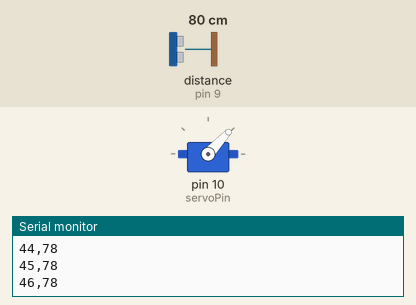
Simulated run of this sketch. Board: Arduino Uno, built with avr-gcc and run on an emulated ATmega328P. On the bench: servo, the last lines printed to the serial monitor. Wiring (inferred from the names in the program): ultrasonic range finder: trigger pin 8; echo pin 9. The test bench sets the inputs (shaded band); at power-on: distance to the obstacle (sensor on pin 9) 80 cm. The echo pulse lasts 58.3 µs per cm.

Above: at 1.2 s.
1.3 s: distance to the obstacle (sensor on pin 9) set to 35 cm
At 1.98 s:
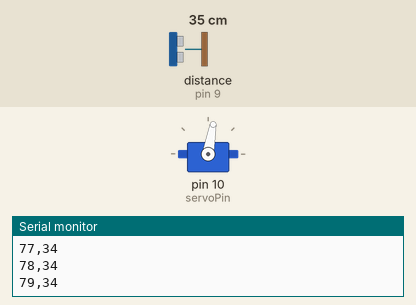
4.3 s: distance to the obstacle (sensor on pin 9) set to 2 cm
At 4.76 s:
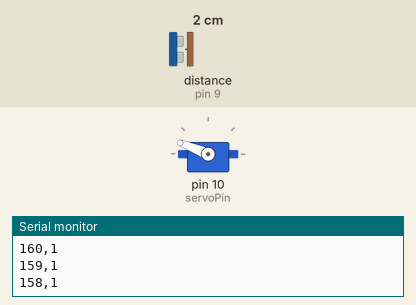
Timing chart, 0 to 13.3 s (numbered marks = the images above; inputs shaded):
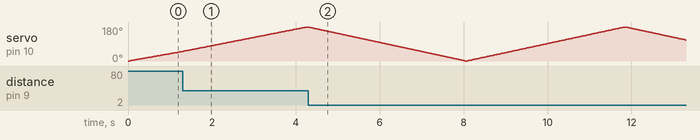

The sketch:

Arduino_Radar.ino
```cpp
#include <Servo.h>

Servo radarServo;

const int trigPin = 8;
const int echoPin = 9;
const int servoPin = 10;

long duration;
int distance;

int getDistance() {

  digitalWrite(trigPin, LOW);
  delayMicroseconds(2);

  digitalWrite(trigPin, HIGH);
  delayMicroseconds(10);

  digitalWrite(trigPin, LOW);

  duration = pulseIn(echoPin, HIGH, 30000);

  if (duration == 0) {
    return 400;
  }

  return duration * 0.034 / 2;
}

void setup() {

  Serial.begin(9600);

  radarServo.attach(servoPin);

  pinMode(trigPin, OUTPUT);
  pinMode(echoPin, INPUT);
}

void loop() {

  for (int angle = 0; angle <= 180; angle++) {

    radarServo.write(angle);
    delay(20);

    distance = getDistance();

    Serial.print(angle);
    Serial.print(",");
    Serial.println(distance);
  }

  for (int angle = 180; angle >= 0; angle--) {

    radarServo.write(angle);
    delay(20);

    distance = getDistance();

    Serial.print(angle);
    Serial.print(",");
    Serial.println(distance);
  }
}
```
